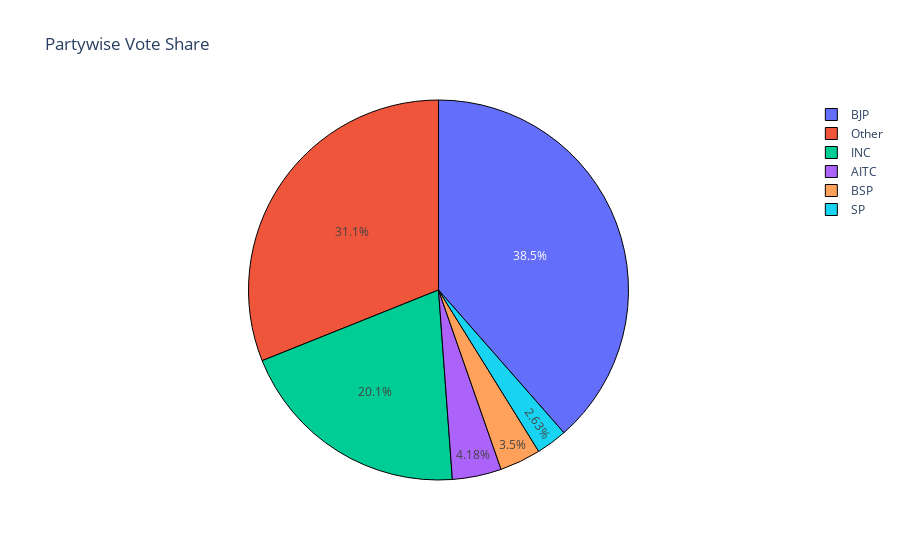

This figure's notebook cell:
### Code cell
vote_share_top5 = df.groupby('PARTY')['TOTAL VOTES'].sum().nlargest(5).index.tolist()
def vote_share(row):
    if row['PARTY'] not in vote_share_top5:
        return 'Other'
    else:
        return row['PARTY']
df['Party New'] = df.apply(vote_share,axis =1)
counts = df.groupby('Party New')['TOTAL VOTES'].sum(sort=True)
labels = counts.index
values = counts.values
pie = go.Pie(labels=labels, values=values, marker=dict(line=dict(color='#000000', width=1)))
layout = go.Layout(title='Partywise Vote Share')
fig = go.Figure(data=[pie], layout=layout)
py.iplot(fig)

### Figure 1 — Plotly figure (JSON) as saved in the notebook; plotly's stock layout.template omitted (floating-point values rounded to 4 significant figures)
{"data": [{"labels": ["AITC", "BJP", "BSP", "INC", "Other", "SP"], "marker": {"line": {"color": "#000000", "width": 1}}, "type": "pie", "values": [24832104, 228938556, 20808194, 119418722, 184626845, 15616282]}], "layout": {"title": {"text": "Partywise Vote Share"}}}
